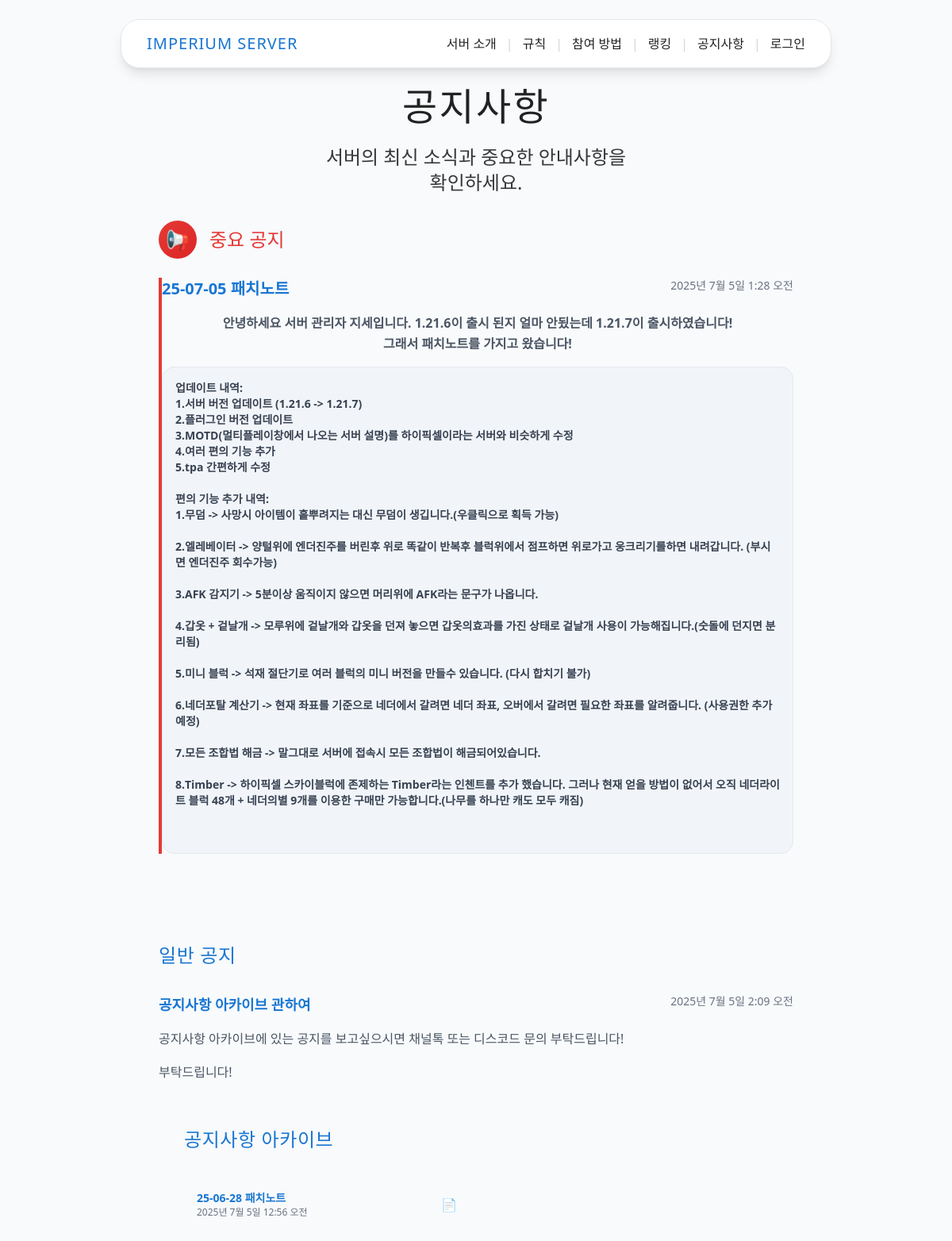
The page /notices/ on the database its author committed.
### notice/models.py (models this page shows, shortened)
class ImportantNotice(models.Model):
    title = models.CharField("title", max_length=200, null=True, blank=True)
    content0 = models.TextField("content0", null=True, blank=True)
    content1 = models.TextField("content1", null=True, blank=True)
    created_at = models.DateTimeField("createdAt", auto_now_add=True, null=True, blank=True)
    class Meta:
        ordering = ['-created_at']

class NormalNotice(models.Model):
    title = models.CharField("title", max_length=200, null=True, blank=True)
    content0 = models.TextField("content0", null=True, blank=True)
    content1 = models.TextField("content1", null=True, blank=True)
    created_at = models.DateTimeField("createdAt", auto_now_add=True, null=True, blank=True)
    class Meta:
        ordering = ['-created_at']

class ArchivedNotice(models.Model):
    title = models.CharField("title", max_length=200, null=True, blank=True)
    content0 = models.TextField("content0", null=True, blank=True)
    content1 = models.TextField("content1", null=True, blank=True)
    created_at = models.DateTimeField("createdAt", auto_now_add=True, null=True, blank=True)
    class Meta:
        ordering = ['-created_at']

### notice/views.py (the view)
# urls.py: path('', views.notice_list, name='list'),
def notice_list(request):
    ImportantNotices = ImportantNotice.objects.all()
    NormalNotices = NormalNotice.objects.all()
    ArchivedNotices = ArchivedNotice.objects.all()
    return render(request, 'notice/index.html', {'ImportantNotices': ImportantNotices, 'NormalNotices': NormalNotices, 'ArchivedNotices': ArchivedNotices})

### templates/notice/index.html (shortened to what this page needs)
{% extends "base.html" %}
{% block content %}
<section class="section-header">
    <div class="max-w-4xl mx-auto px-4 text-center">
        <h1 class="font-pixel text-4xl md:text-5xl mb-6 tracking-wider text-shadow-pixel">
            공지사항
        </h1>
        <p class="text-xl md:text-2xl opacity-90 leading-relaxed max-w-3xl mx-auto">
            서버의 최신 소식과 중요한 안내사항을<br class="hidden md:block">
            확인하세요.
        </p>
    </div>
</section>
<section class="content-section">
    <div class="max-w-4xl mx-auto px-4">
        <div class="card-component p-8 mb-12">
            <div class="flex items-center space-x-4 mb-6">
                <div class="w-12 h-12 bg-gradient-to-br from-mc-red to-red-600 rounded-3xl flex items-center justify-center">
                    <span class="text-2xl">📢</span>
                </div>
                <h2 class="font-pixel text-2xl text-mc-red">중요 공지</h2>
            </div>
            {% for ImportantNotice in ImportantNotices %}
                <div class="notice-card group hover:shadow-toss-xl transition-all duration-200 border-l-4 border-mc-red">
                    <div class="flex items-start justify-between mb-4">
                        <h3 class="font-semibold text-mc-blue text-xl group-hover:text-blue-600 transition-colors">{{ ImportantNotice.title }}</h3>
                        <span class="text-sm text-gray-500">{{ ImportantNotice.created_at }}</span>
                    </div>
                    <pre class="text-gray-600 leading-relaxed mb-4 font-semibold font-sans whitespace-pre-wrap break-words" style="text-align: center;">{{ ImportantNotice.content0 }}</pre>
                    <div class="bg-mc-gray rounded-2xl p-4 border border-gray-200">
                        <pre class="text-sm text-gray-700 font-semibold font-sans whitespace-pre-wrap break-words">{{ ImportantNotice.content1 }}</p>
                    </div>
                </div>
            {% empty %}
                <p>공지사항이 없습니다.</p>
            {% endfor %}
        </div>
        <div class="card-component p-8 mb-12">
            <h2 class="font-pixel text-2xl text-mc-blue mb-8 tracking-wide">일반 공지</h2>
            <div class="space-y-6">
                {% for NormalNotice in NormalNotices %}
                    <div class="notice-card group hover:shadow-toss-xl transition-all duration-200">
                        <div class="flex items-start justify-between mb-4">
                            <h3 class="font-semibold text-mc-blue text-lg group-hover:text-blue-600 transition-colors">{{ NormalNotice.title }}</h3>
                            <span class="text-sm text-gray-500">{{ NormalNotice.created_at }}</span>
                        </div>
                        <pre class="text-gray-600 leading-relaxed mb-4 font-sans whitespace-pre-wrap break-words">{{ NormalNotice.content0 }}</pre>
                        <pre class="text-gray-600 leading-relaxed mb-4 font-sans whitespace-pre-wrap break-words">{{ NormalNotice.content1 }}</pre>
                    </div>
                {% empty %}
                    <p>공지사항이 없습니다.</p>
                {% endfor %}
        <div class="card-component p-8">
            <h2 class="font-pixel text-2xl text-mc-blue mb-8 tracking-wide">공지사항 아카이브</h2>
            <div class="grid md:grid-cols-2 gap-4">
                {% for ArchivedNotice in ArchivedNotices %}
                    <div class="stats-card p-4 group hover:shadow-toss-lg transition-all duration-200 cursor-pointer">
                        <div class="flex items-center justify-between">
                            <div>
                                <h3 class="font-semibold text-mc-blue text-sm group-hover:text-blue-600 transition-colors">{{ ArchivedNotice.title }}</h3>
                                <p class="text-gray-500 text-xs">{{ ArchivedNotice.created_at }}</p>
                            </div>
                            <span class="text-gray-400">📄</span>
                        </div>
                    </div>
                {% empty %}
                    <p>공지사항이 없습니다.</p>
                {% endfor %}
            </div>
        </div>
    </div>
</section>
{% endblock %}

### static/main/index.css (style rules this page uses)
:root { --mc-green: #5e7c16; --mc-brown: #7c5e3c; --mc-light: #f3f3f3; --mc-dark: #222; --mc-accent: #b6e53e; --mc-border: #cfcfcf; }
html, body { margin: 0; padding: 0; font-family: 'Segoe UI', 'Malgun Gothic', 'Arial', sans-serif; background: var(--mc-light); color: var(--mc-dark); min-height: 100vh; }
.content-section { margin-bottom: 2.5rem; }

### templates/base.html (style rules this page uses)
.card-component { @apply bg-white rounded-2xl md:rounded-3xl shadow-toss hover:shadow-toss-lg transition-all duration-300 border border-gray-100; }
.section-header { @apply bg-gradient-to-r from-mc-blue to-blue-600 text-white py-12 md:py-20; }
.content-section { @apply py-8 md:py-16 bg-white; }
.stats-card { @apply bg-white rounded-xl md:rounded-2xl p-4 md:p-6 shadow-toss hover:shadow-toss-lg transition-all duration-200 border border-gray-100; }
.notice-card { @apply bg-white rounded-xl md:rounded-2xl p-4 md:p-6 shadow-toss hover:shadow-toss-lg transition-all duration-200 border border-gray-100; }

### rows shown on the page
ImportantNotice: title "25-07-05 패치노트", created_at "2025년 7월 5일 1:28 오전", content0 "안녕하세요 서버 관리자 지세입니다. 1.21.6이 출시 된지 얼마 안됬는데 1.21.7이 출시하였습니다! 그래서 패치노트를 가지고 왔습니다!", content1 "업데이트 내역: 1.서버 버전 업데이트 (1.21.6 -> 1.21.7) 2.플러그인 버전 업데이트 3.MOTD(멀티플레이창에서 나오는 서버 설명)를 하이픽셀이라는 서버와 비슷하게 수정 4.여러 편의 기능 추가 5.tpa 간편하게 수정 편의 기능 추가 내역: 1.무덤 -> 사망시 아이템이 흩뿌려지는 대신 무덤이 생깁니다.(우클릭으로 획득 가능) 2.엘레베이터 -> 양털위에 엔더진주를 버린후 위로 똑같이 반복후 블럭위에서 점프하면 위로가고 웅크리기를하면 내려갑니다. (부시면 엔더진주 회수가능) 3.AFK 감지기 -> 5분이상 움직이지 않으면 머리위에 AFK라는 문구가 나옵니다. 4.갑옷 + 겉날개 -> 모루위에 겉날개와 갑옷을 던져 놓으면 갑옷의효과를 가진 상태로 겉날개 사용이 가능해집니다.(숫돌에 던지면 분리됨) 5.미니 블럭 -> 석재 절단기로 여러 블럭의 미니 버전을 만들수 있습니다. (다시 합치기 불가) 6.네더포탈 계산기 -> 현재 좌표를 기준으로 네더에서 갈려면 네더 좌표, 오버에서 갈려면 필요한 좌표를 알려줍니다. (사용권한 추가예정) 7.모든 조합법 해금 -> 말그대로 서버에 접속시 모든 조합법이 해금되어있습니다. 8.Timber -> 하이픽셀 스카이블럭에 존제하는 Timber라는 인첸트를 추가 했습니다. 그러나 현재 얻을 방법이 없어서 오직 네더라이트 블럭 48개 + 네더의별 9개를 이용한 구매만 가능합니다.(나무를…"
NormalNotice: title "공지사항 아카이브 관하여", created_at "2025년 7월 5일 2:09 오전", content0 "공지사항 아카이브에 있는 공지를 보고싶으시면 채널톡 또는 디스코드 문의 부탁드립니다!", content1 "부탁드립니다!"
ArchivedNotice: title "25-06-28 패치노트", created_at "2025년 7월 5일 12:56 오전"
